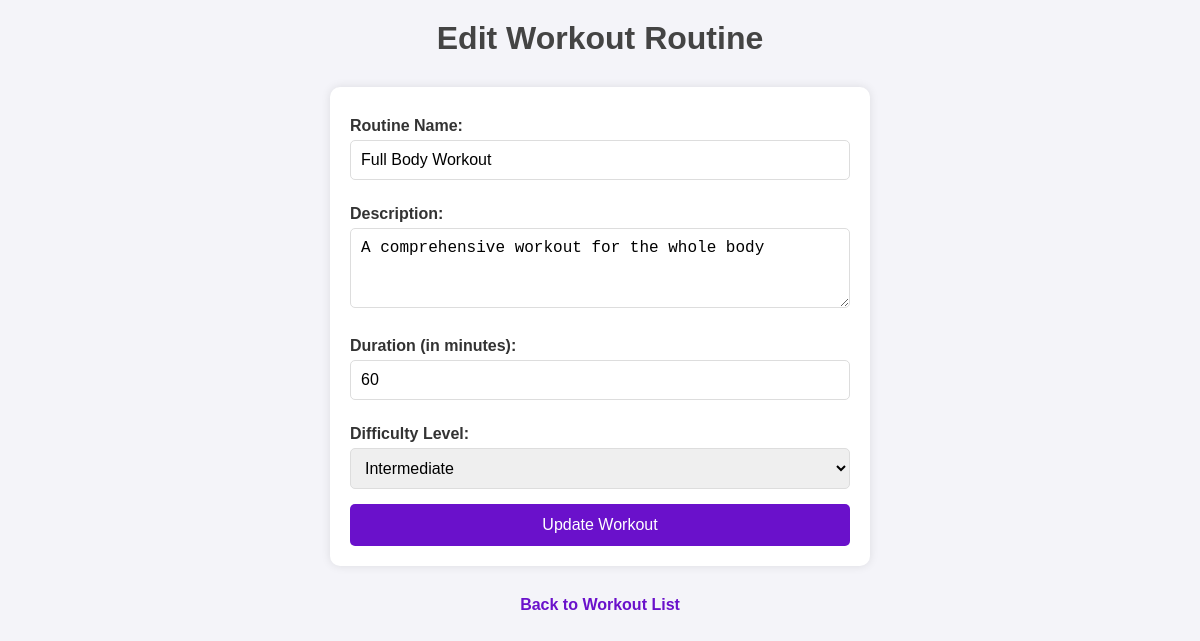
The app's page /edit_workout/1 (signed in) with its own data.
### tables this page shows
CREATE TABLE Workout_Routines (
        routine_id INTEGER PRIMARY KEY AUTOINCREMENT,
        routine_name TEXT NOT NULL UNIQUE,
        description TEXT,
        duration INTEGER CHECK(duration > 0),
        difficulty_level TEXT
    );

### app.py (the view, shortened to what this page needs)
@app.route('/edit_workout/<int:routine_id>', methods=['GET', 'POST'])
@login_required
def edit_workout(routine_id):
    conn = get_db_connection()
    cursor = conn.cursor()
    cursor.execute('SELECT * FROM Workout_Routines WHERE routine_id = ?', (routine_id,))
    workout = cursor.fetchone()
    conn.close()
    return render_template('edit_workout.html', workout=workout)

### app.py (called while the page is built)
@login_manager.user_loader
def load_user(user_id):
    conn = get_db_connection()
    cursor = conn.cursor()
    cursor.execute('SELECT * FROM Users WHERE user_id = ?', (user_id,))
    user = cursor.fetchone()
    conn.close()
    if user:
        return User(user['user_id'], user['username'], user['password_hash'])
    return None

def get_db_connection():
    conn = sqlite3.connect('gym_management_system.db')
    conn.row_factory = sqlite3.Row
    return conn

### templates/edit_workout.html (shortened to what this page needs)
<!DOCTYPE html>
<html lang="en">
<head>
</head>
<body>
    <h1>Edit Workout Routine</h1>
    <form method="POST">
        <label for="routine_name">Routine Name:</label>
        <input type="text" id="routine_name" name="routine_name" value="{{ workout['routine_name'] }}" required>
        <label for="description">Description:</label>
        <textarea id="description" name="description" required>{{ workout['description'] }}</textarea>
        <label for="duration">Duration (in minutes):</label>
        <input type="number" id="duration" name="duration" value="{{ workout['duration'] }}" required>
        <label for="difficulty_level">Difficulty Level:</label>
        <select id="difficulty_level" name="difficulty_level">
            <option value="Intermediate" {% if workout['difficulty_level'] == 'Intermediate' %}selected{% endif %}>Intermediate</option>
        </select>
        <button type="submit">Update Workout</button>
    </form>
    <a href="{{ url_for('view_workouts') }}">Back to Workout List</a>
</body>
</html>

### templates/edit_workout.html (style rules this page uses)
body { font-family: Arial, sans-serif; margin: 0; padding: 0; background-color: #f4f4f9; color: #333; }
h1 { text-align: center; margin-top: 20px; color: #444; }
form { max-width: 500px; margin: 30px auto; background: #fff; padding: 20px; border-radius: 10px; box-shadow: 0 0 10px rgba(0, 0, 0, 0.1); }
label { display: block; font-weight: bold; margin: 10px 0 5px; }
input[type="text"], input[type="number"], select, textarea { width: 100%; padding: 10px; margin-bottom: 15px; border: 1px solid #ddd; border-radius: 5px; font-size: 16px; box-sizing: border-box; }
textarea { resize: vertical; height: 80px; }
button { background-color: #6a11cb; color: #fff; border: none; padding: 12px; font-size: 16px; cursor: pointer; border-radius: 5px; width: 100%; transition: background 0.3s ease, transform 0.2s; }
a { text-decoration: none; display: block; text-align: center; margin-top: 15px; font-weight: bold; color: #6a11cb; }

### records on screen
Workout_Routines: routine_name "Full Body Workout", description "A comprehensive workout for the whole body", duration "60", difficulty_level "Intermediate"
